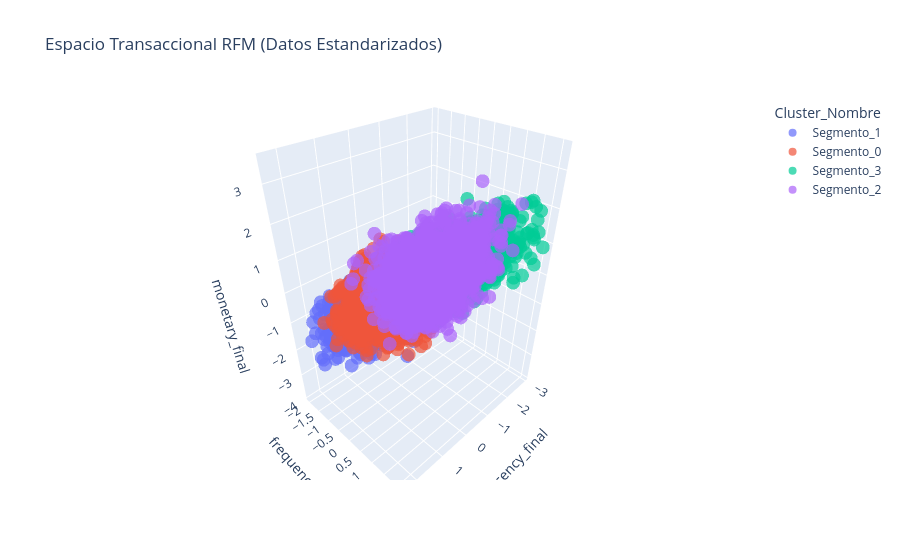

Here is the notebook cell this chart was saved with:
### Code cell
# Gráfico 3D mostrando los datos estandarizados matemáticamente
fig_total_3d_estandarizado = px.scatter_3d(
    df_customers,
    x='recency_final',       # Usando las variables con Log + Z-Score
    y='frequency_final',     # Usando las variables con Log + Z-Score
    z='monetary_final',      # Usando las variables con Log + Z-Score
    color='Cluster_Nombre', 
    title='Espacio Transaccional RFM (Datos Estandarizados)',
    hover_data=['customer_id', 'total_spend_usd'], # Mostramos el gasto real al pasar el mouse
    opacity=0.7
)
fig_total_3d_estandarizado.show()

### Figure 1 — Plotly figure (JSON) as saved in the notebook; plotly's stock layout.template omitted (floating-point values rounded to 4 significant figures; data arrays with more than 128 entries replaced by an {"elided": "..."} marker saying what was removed)
{"data": [{"customdata": {"elided": "1661x2 mixed values"}, "hovertemplate": "Cluster_Nombre=Segmento_1<br>recency_final=%{x}<br>frequency_final=%{y}<br>monetary_final=%{z}<br>customer_id=%{customdata[0]}<br>total_spend_usd=%{customdata[1]}<extra></extra>", "legendgroup": "Segmento_1", "marker": {"color": "#636efa", "opacity": 0.7, "symbol": "circle"}, "mode": "markers", "name": "Segmento_1", "scene": "scene", "showlegend": true, "type": "scatter3d", "x": {"elided": "1661 float values"}, "y": {"elided": "1661 float values"}, "z": {"elided": "1661 float values"}}, {"customdata": {"elided": "2515x2 mixed values"}, "hovertemplate": "Cluster_Nombre=Segmento_0<br>recency_final=%{x}<br>frequency_final=%{y}<br>monetary_final=%{z}<br>customer_id=%{customdata[0]}<br>total_spend_usd=%{customdata[1]}<extra></extra>", "legendgroup": "Segmento_0", "marker": {"color": "#EF553B", "opacity": 0.7, "symbol": "circle"}, "mode": "markers", "name": "Segmento_0", "scene": "scene", "showlegend": true, "type": "scatter3d", "x": {"elided": "2515 float values"}, "y": {"elided": "2515 float values"}, "z": {"elided": "2515 float values"}}, {"customdata": {"elided": "1518x2 mixed values"}, "hovertemplate": "Cluster_Nombre=Segmento_3<br>recency_final=%{x}<br>frequency_final=%{y}<br>monetary_final=%{z}<br>customer_id=%{customdata[0]}<br>total_spend_usd=%{customdata[1]}<extra></extra>", "legendgroup": "Segmento_3", "marker": {"color": "#00cc96", "opacity": 0.7, "symbol": "circle"}, "mode": "markers", "name": "Segmento_3", "scene": "scene", "showlegend": true, "type": "scatter3d", "x": {"elided": "1518 float values"}, "y": {"elided": "1518 float values"}, "z": {"elided": "1518 float values"}}, {"customdata": {"elided": "2306x2 mixed values"}, "hovertemplate": "Cluster_Nombre=Segmento_2<br>recency_final=%{x}<br>frequency_final=%{y}<br>monetary_final=%{z}<br>customer_id=%{customdata[0]}<br>total_spend_usd=%{customdata[1]}<extra></extra>", "legendgroup": "Segmento_2", "marker": {"color": "#ab63fa", "opacity": 0.7, "symbol": "circle"}, "mode": "markers", "name": "Segmento_2", "scene": "scene", "showlegend": true, "type": "scatter3d", "x": {"elided": "2306 float values"}, "y": {"elided": "2306 float values"}, "z": {"elided": "2306 float values"}}], "layout": {"legend": {"title": {"text": "Cluster_Nombre"}, "tracegroupgap": 0}, "scene": {"domain": {"x": [0, 1], "y": [0, 1]}, "xaxis": {"title": {"text": "recency_final"}}, "yaxis": {"title": {"text": "frequency_final"}}, "zaxis": {"title": {"text": "monetary_final"}}}, "title": {"text": "Espacio Transaccional RFM (Datos Estandarizados)"}}}
